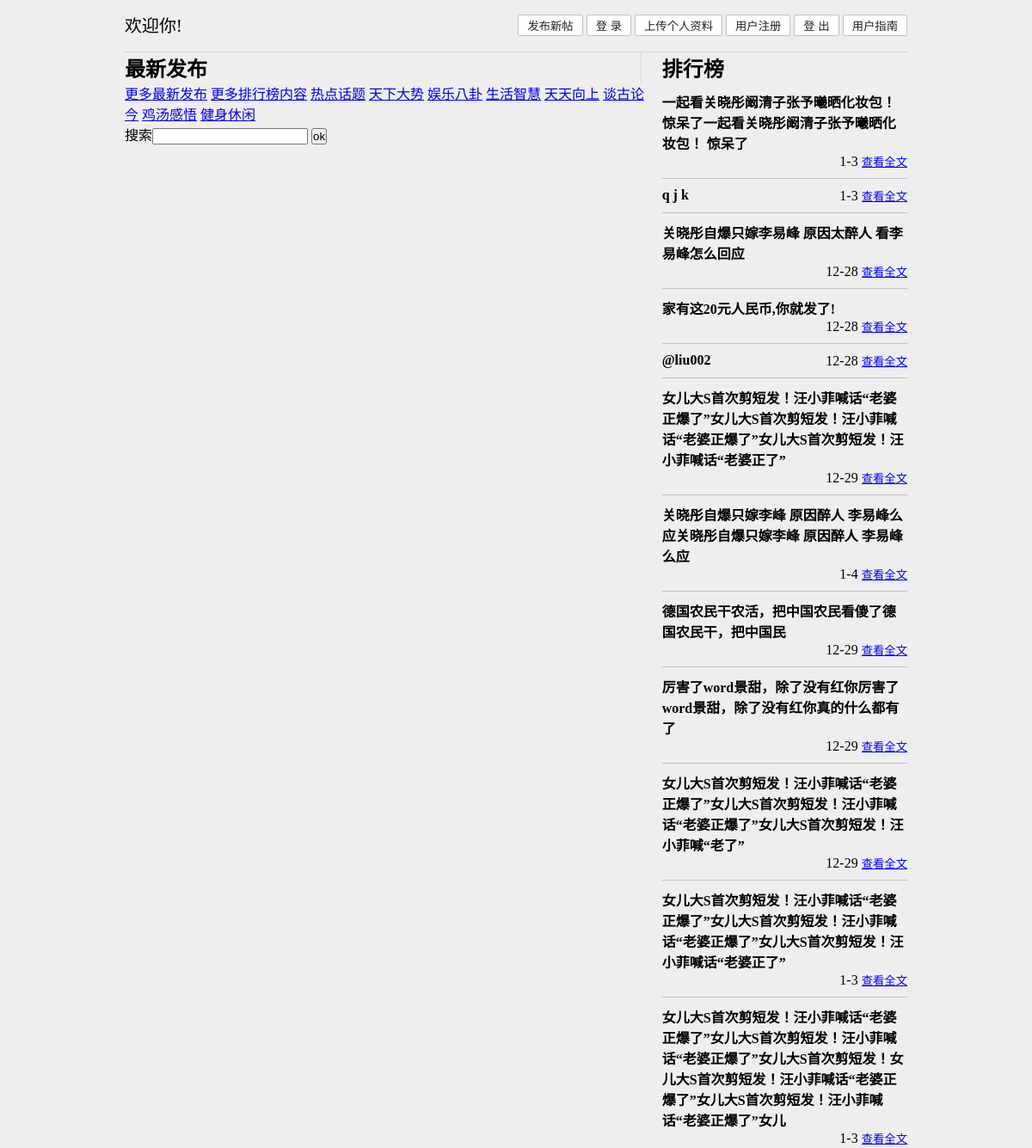
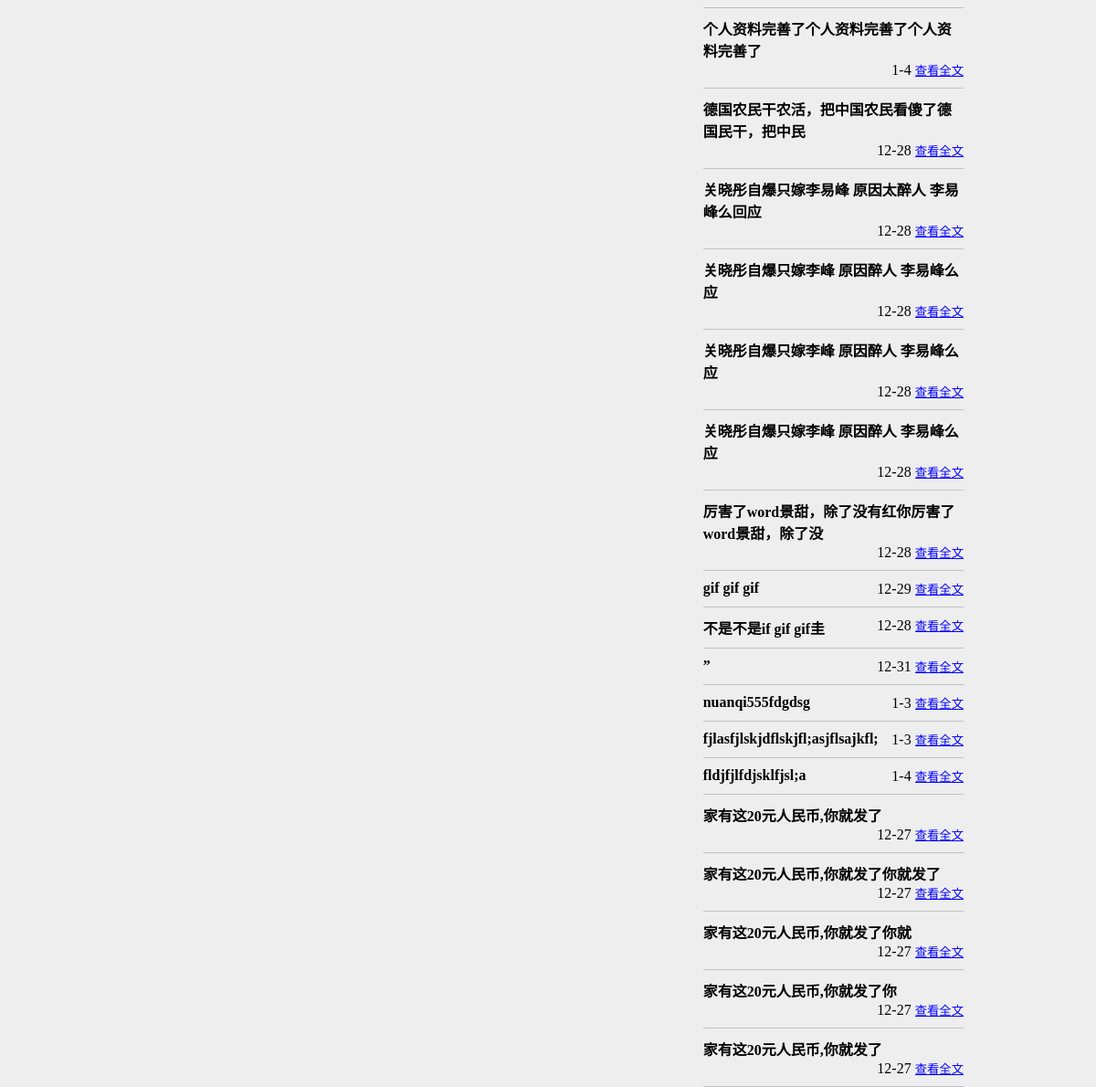
The page / on the database its author committed (2 pictures, top to bottom).
### ookk/models.py (models this page shows, shortened)
class Apost(models.Model):
    BBS_CHOICES=(
    ('RDHT','热点话题'),
	('TXDS','天下大势'),
	('SHZH','生活智慧'),
	('TTXS','天天向上'),
	('TGLJ','谈古论今'),
	('YLBG','娱乐八卦'),
	('JTGW','鸡汤感悟'),
	('JSXX','健身休闲'),
	('WSBB','无所不包'),
    )
    subject=models.CharField(max_length=100)
    content=models.TextField(max_length=1000)
    pimageA=models.ImageField(null=True,upload_to='pimageAs/%Y/%m/%d',height_field=None,width_field=None, max_length=100)
    pimageB=models.ImageField(null=True,upload_to='pimageBs/%Y/%m/%d',height_field=None,width_field=None, max_length=100)
    pimageC=models.ImageField(null=True,upload_to='pimageCs/%Y/%m/%d',height_field=None,width_field=None, max_length=100)
    pimageD=models.ImageField(null=True,upload_to='pimageDs/%Y/%m/%d',height_field=None,width_field=None, max_length=100)
    pimageE=models.ImageField(null=True,upload_to='pimageEs/%Y/%m/%d',height_field=None,width_field=None, max_length=100)
    select=models.BooleanField(default=False)
    bbs=models.CharField(max_length=4,choices=BBS_CHOICES,default='RDHT')
    pubdate=models.DateField(auto_now=True)
    counter=models.IntegerField(default=0)
    author=models.CharField(max_length=30,default='私人定制朋友圈/转')

### ookk/views.py (the view)
# urls.py: url(r'^$',ookk_views.comein),
def comein(request):
    now=datetime.now()
    start7=now-timedelta(days=7)
    start30=now-timedelta(days=30)
    queryset=Apost.objects.filter(pubdate__gt=start7).order_by('-pubdate')[:30]
    topset=Apost.objects.filter(pubdate__gt=start30).order_by('-counter')[:30]
    return render(request,'comein.html',locals())

### ookk/templates/comein.html (shortened to what this page needs)
<html>
<head>
  <link rel='stylesheet' type='text/css' href='media/styles/main.css' />
</head>
<body>
  <div class='header'>
    <span class='welcome'>欢迎你!  {{u}}</span>
    <nav class='navigation'>
      <a href="/uploadonly/"><input type="button" value="发布新帖" action="uploadonly"></a>
      <a href="/loginq/"><input type="button" value="登 录" action="loginq"></a>
      <a href="/uppublisher/"><input type="button" value="上传个人资料" action="uppublisher"></a>
      <a href="/register_feed/"><input type="button" value="用户注册" action="register_feed"></a>
      <a href="/logout_view/"><input type="button" value="登 出" action="logout_view"></a>
      <a href="/guide/"><input type='button' value='用户指南' action="guide"></a>
    </nav>
  </div>
  <div class='newPub'>
    <h2>最新发布</h2>
  </div>
  <div class='board'>
    <h2>排行榜</h2>
    <div>
      {% for ts in topset %}
      <div class='brief'>
        <h4 class='briefTitle'>{{ts.subject}}</h4>
        <div class='toRight'>
          <div class='briefTime'>{{ts.pubdate|date:'n-j'}}</div>
          <form class='actions' action='/readcontent/' method='GET'>
            <input class='viewContent' type='submit' value='查看全文'>
          </form>
        </div>
      </div>
      {% endfor %}
    </div>
  </div>
</body>
</html>
<a href="/comein_more1/">更多最新发布</a>
<a href="/comein_more2/">更多排行榜内容</a>
<a href="/c_rdht/">热点话题</a>
<a href="/c_txds/">天下大势</a>
<a href="/c_ylbg/">娱乐八卦</a>
<a href="/c_shzh/">生活智慧</a>
<a href="/c_ttxs/">天天向上</a>
<a href="/c_tglj/">谈古论今</a>
<a href="/c_jtgw/">鸡汤感悟</a>
<a href="/c_jsxx/">健身休闲</a>
<form action="/search/"  method="GET">
  搜索<input type="text" name="subject"/>
<input type="submit" value="ok"/>
</form>

### media/styles/main.css (style rules this page uses)
* { margin: 0; padding: 0; }
body { max-width: 960px; width: 100%; box-sizing: border-box; margin: 0 auto; padding: 0 25px; background: #eee; }
body:after { clear: both; display: block; content: ''; }
.header { min-height: 60px; line-height: 60px; border-bottom: 1px solid #d6d6d6; }
.header:after { content: ''; clear: both; display: block; }
.welcome { float: left; font-size: 20px; }
.navigation { float: right; }
.navigation a { text-decoration: none; }
.navigation input { border: 1px solid #c1c1c1; border-radius: 2px; background: #fff; color: #222; padding: 2px 10px; cursor: pointer; }
.newPub { width: 66%; box-sizing: border-box; float: left; border-right: 1px solid #d6d6d6; padding-right: 15px; }
.board { width: 33%; box-sizing: border-box; float: right; padding-left: 15px; }
.brief { border-bottom: 1px solid #c1c1c1; padding: 10px 0; }
.brief:after { content: ''; display: block; clear: both; }
.briefTitle, .briefTime, .actions { display: inline-block; }
.toRight { float: right; }
.viewContent { border: none; background: none; text-decoration: underline; color: blue; cursor: pointer; }

### rows shown on the page
Apost: subject "一起看关晓彤阚清子张予曦晒化妆包！ 惊呆了一起看关晓彤阚清子张予曦晒化妆包！ 惊呆了", pubdate "1-3"
Apost: subject "q j k", pubdate "1-3"
Apost: subject "关晓彤自爆只嫁李易峰 原因太醉人 看李易峰怎么回应", pubdate "12-28"
Apost: subject "家有这20元人民币,你就发了!", pubdate "12-28"
Apost: subject "@liu002", pubdate "12-28"
Apost: subject "女儿大S首次剪短发！汪小菲喊话“老婆正爆了”女儿大S首次剪短发！汪小菲喊话“老婆正爆了”女儿大S首次剪短发！汪小菲喊话“老婆正了”", pubdate "12-29"
Apost: subject "关晓彤自爆只嫁李峰 原因醉人 李易峰么应关晓彤自爆只嫁李峰 原因醉人 李易峰么应", pubdate "1-4"
Apost: subject "德国农民干农活，把中国农民看傻了德国农民干，把中国民", pubdate "12-29"
Apost: subject "厉害了word景甜，除了没有红你厉害了word景甜，除了没有红你真的什么都有了", pubdate "12-29"
Apost: subject "女儿大S首次剪短发！汪小菲喊话“老婆正爆了”女儿大S首次剪短发！汪小菲喊话“老婆正爆了”女儿大S首次剪短发！汪小菲喊“老了”", pubdate "12-29"
Apost: subject "女儿大S首次剪短发！汪小菲喊话“老婆正爆了”女儿大S首次剪短发！汪小菲喊话“老婆正爆了”女儿大S首次剪短发！汪小菲喊话“老婆正了”", pubdate "1-3"
Apost: subject "女儿大S首次剪短发！汪小菲喊话“老婆正爆了”女儿大S首次剪短发！汪小菲喊话“老婆正爆了”女儿大S首次剪短发！女儿大S首次剪短发！汪小菲喊话“老婆正爆了”女儿大S首次剪短发！汪小菲喊话“老婆正爆了”女儿", pubdate "1-3"
Apost: subject "个人资料完善了个人资料完善了个人资料完善了", pubdate "1-4"
Apost: subject "德国农民干农活，把中国农民看傻了德国民干，把中民", pubdate "12-28"
Apost: subject "关晓彤自爆只嫁李易峰 原因太醉人 李易峰么回应", pubdate "12-28"
Apost: subject "关晓彤自爆只嫁李峰 原因醉人 李易峰么应", pubdate "12-28"
Apost: subject "关晓彤自爆只嫁李峰 原因醉人 李易峰么应", pubdate "12-28"
Apost: subject "关晓彤自爆只嫁李峰 原因醉人 李易峰么应", pubdate "12-28"
Apost: subject "厉害了word景甜，除了没有红你厉害了word景甜，除了没", pubdate "12-28"
Apost: subject "gif gif gif", pubdate "12-29"
Apost: subject "不是不是if gif gif圭", pubdate "12-28"
Apost: subject "”", pubdate "12-31"
Apost: subject "nuanqi555fdgdsg", pubdate "1-3"
Apost: subject "fjlasfjlskjdflskjfl;asjflsajkfl;", pubdate "1-3"
Apost: subject "fldjfjlfdjsklfjsl;a", pubdate "1-4"
Apost: subject "家有这20元人民币,你就发了", pubdate "12-27"
Apost: subject "家有这20元人民币,你就发了你就发了", pubdate "12-27"
Apost: subject "家有这20元人民币,你就发了你就", pubdate "12-27"
Apost: subject "家有这20元人民币,你就发了你", pubdate "12-27"
Apost: subject "家有这20元人民币,你就发了", pubdate "12-27"
